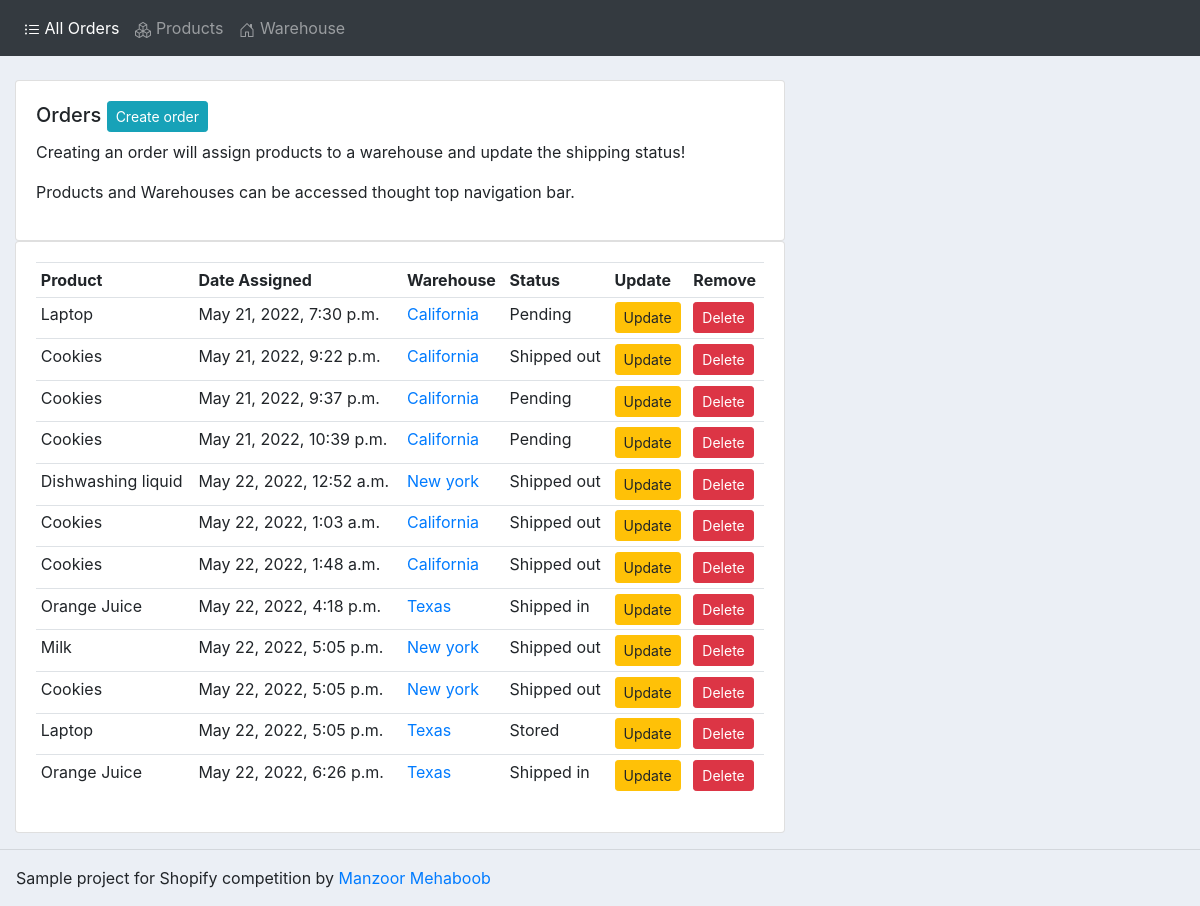
The page / on the database its author committed.
### accounts/models.py (models this page shows, shortened)
class Order(models.Model):
	STATUS = (
			('Stored', 'Stored'),
			('Shipped out', 'Shipped out'),
			('Shipped in', 'Shipped in'),
			('Pending', 'Pending'),
			)
	id = models.AutoField(primary_key=True)
	warehouse = models.ForeignKey(Warehouse, null=True, on_delete= models.SET_NULL)
	product = models.ForeignKey(Product, null=True, on_delete= models.SET_NULL)
	date_created = models.DateTimeField(auto_now_add=True, null=True)
	status = models.CharField(max_length=200, null=True, choices=STATUS)

class Product(models.Model):
	CATEGORY = (
			('Liquid', 'Liquid'),
			('Non Liquid', 'Non Liquid'),
			)
	id = models.AutoField(primary_key=True)
	name = models.CharField(max_length=200, null=True)
	price = models.FloatField(null=True)
	category = models.CharField(max_length=200, null=True, choices=CATEGORY)
	description = models.CharField(max_length=200, null=True, blank=True)
	date_created = models.DateTimeField(auto_now_add=True, null=True)
	tags = models.ManyToManyField(Tag)
	def __str__(self):
		return self.name

class Warehouse(models.Model):
	id = models.AutoField(primary_key=True)
	name = models.CharField(max_length=200, null=True)
	phone = models.CharField(max_length=200, null=True)
	email = models.CharField(max_length=200, null=True)
	place = models.CharField(max_length=200, null=True)
	date_created = models.DateTimeField(auto_now_add=True, null=True)
	def __str__(self):
		return self.name

### accounts/views.py (the view)
# urls.py: path('', views.home, name="home"), #orders page
def home(request):
	orders = Order.objects.all()
	warehouse = Warehouse.objects.all()
	total_warehouse = warehouse.count()
	context = {'orders':orders, 'warehouse':warehouse }
	return render(request, 'accounts/dashboard.html', context)

### accounts/templates/accounts/dashboard.html
{% extends 'accounts/main.html' %}
{% block content %}
<br>
<div class="row">
	<div class="col-md-8">
		<div class="card card-body">
			<h5>Orders <a class="btn btn-sm btn-info" href="{% url 'create_order' %}">Create order</a></h5>
			<p>Creating an order will assign products to a warehouse and update the shipping status!</p>
			<p>Products and Warehouses can be accessed thought top navigation bar.</p>
		</div>
		<div class="card card-body">
			<table class="table table-sm">
				<tr>
					<th>Product</th>
					<th>Date Assigned</th>
					<th>Warehouse</th>
					<th>Status</th>
					<th>Update</th>
					<th>Remove</th>
				</tr>
				{% for order in orders %}
				<tr>
					<td>{{order.product}}</td>
					<td>{{order.date_created}}</td>
					<td><a href="{% url 'warehouse' order.warehouse.id %}">{{order.warehouse}}</a></td>
					<td>{{order.status}}</td>
					<td><a class="btn btn-sm btn-warning" href="{% url 'update_order' order.id %}">Update</a></td>
					<td><a class="btn btn-sm btn-danger" href="{% url 'delete_order' order.id %}">Delete</a></td>
				</tr>
				{% endfor %}
			</table>
		</div>
	</div>
</div>
{% endblock %}

### static/css/main.css (style rules this page uses)
body { background-color: #ebeff5; }

### rows shown on the page
Order: product "Laptop", date_created "May 21, 2022, 7:30 p.m.", warehouse "California", status "Pending"
Order: product "Cookies", date_created "May 21, 2022, 9:22 p.m.", warehouse "California", status "Shipped out"
Order: product "Cookies", date_created "May 21, 2022, 9:37 p.m.", warehouse "California", status "Pending"
Order: product "Cookies", date_created "May 21, 2022, 10:39 p.m.", warehouse "California", status "Pending"
Order: product "Dishwashing liquid", date_created "May 22, 2022, 12:52 a.m.", warehouse "New york", status "Shipped out"
Order: product "Cookies", date_created "May 22, 2022, 1:03 a.m.", warehouse "California", status "Shipped out"
Order: product "Cookies", date_created "May 22, 2022, 1:48 a.m.", warehouse "California", status "Shipped out"
Order: product "Orange Juice", date_created "May 22, 2022, 4:18 p.m.", warehouse "Texas", status "Shipped in"
Order: product "Milk", date_created "May 22, 2022, 5:05 p.m.", warehouse "New york", status "Shipped out"
Order: product "Cookies", date_created "May 22, 2022, 5:05 p.m.", warehouse "New york", status "Shipped out"
Order: product "Laptop", date_created "May 22, 2022, 5:05 p.m.", warehouse "Texas", status "Stored"
Order: product "Orange Juice", date_created "May 22, 2022, 6:26 p.m.", warehouse "Texas", status "Shipped in"
